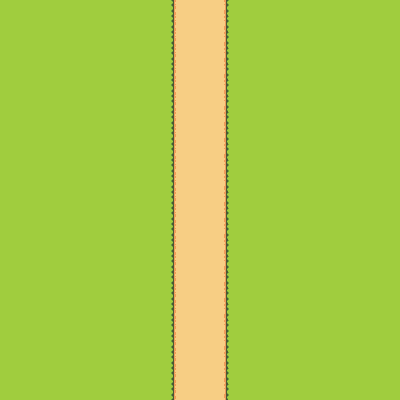

A level layout from a 2D game, rendered from its tile map. Below: a short description, then the map file with its tile-grid data intact:
An orthogonal 25x25 tile map with 16x16 px tiles, 1 tile layer (Tile Layer 1).

<map version="1.10" tiledversion="1.10.1" orientation="orthogonal" renderorder="right-down" width="25" height="25" tilewidth="16" tileheight="16" infinite="0" nextlayerid="2" nextobjectid="1">
 <tileset firstgid="1" source="topDown_baseTiles.tsx" />
 <layer id="1" name="Tile Layer 1" width="25" height="25">
  <data encoding="csv">
134,134,134,134,134,134,134,134,134,134,172,173,173,173,174,134,134,134,134,134,134,134,134,134,134,
134,134,134,134,134,134,134,134,134,134,172,173,173,173,174,134,134,134,134,134,134,134,134,134,134,
134,134,134,134,134,134,134,134,134,134,172,173,173,173,174,134,134,134,134,134,134,134,134,134,134,
134,134,134,134,134,134,134,134,134,134,172,173,173,173,174,134,134,134,134,134,134,134,134,134,134,
134,134,134,134,134,134,134,134,134,134,172,173,173,173,174,134,134,134,134,134,134,134,134,134,134,
134,134,134,134,134,134,134,134,134,134,172,173,173,173,174,134,134,134,134,134,134,134,134,134,134,
134,134,134,134,134,134,134,134,134,134,172,173,173,173,174,134,134,134,134,134,134,134,134,134,134,
134,134,134,134,134,134,134,134,134,134,172,173,173,173,174,134,134,134,134,134,134,134,134,134,134,
134,134,134,134,134,134,134,134,134,134,172,173,173,173,174,134,134,134,134,134,134,134,134,134,134,
134,134,134,134,134,134,134,134,134,134,172,173,173,173,174,134,134,134,134,134,134,134,134,134,134,
134,134,134,134,134,134,134,134,134,134,172,173,173,173,174,134,134,134,134,134,134,134,134,134,134,
134,134,134,134,134,134,134,134,134,134,172,173,173,173,174,134,134,134,134,134,134,134,134,134,134,
134,134,134,134,134,134,134,134,134,134,172,173,173,173,174,134,134,134,134,134,134,134,134,134,134,
134,134,134,134,134,134,134,134,134,134,172,173,173,173,174,134,134,134,134,134,134,134,134,134,134,
134,134,134,134,134,134,134,134,134,134,172,173,173,173,174,134,134,134,134,134,134,134,134,134,134,
134,134,134,134,134,134,134,134,134,134,172,173,173,173,174,134,134,134,134,134,134,134,134,134,134,
134,134,134,134,134,134,134,134,134,134,172,173,173,173,174,134,134,134,134,134,134,134,134,134,134,
134,134,134,134,134,134,134,134,134,134,172,173,173,173,174,134,134,134,134,134,134,134,134,134,134,
134,134,134,134,134,134,134,134,134,134,172,173,173,173,174,134,134,134,134,134,134,134,134,134,134,
134,134,134,134,134,134,134,134,134,134,172,173,173,173,174,134,134,134,134,134,134,134,134,134,134,
134,134,134,134,134,134,134,134,134,134,172,173,173,173,174,134,134,134,134,134,134,134,134,134,134,
134,134,134,134,134,134,134,134,134,134,172,173,173,173,174,134,134,134,134,134,134,134,134,134,134,
134,134,134,134,134,134,134,134,134,134,172,173,173,173,174,134,134,134,134,134,134,134,134,134,134,
134,134,134,134,134,134,134,134,134,134,172,173,173,173,174,134,134,134,134,134,134,134,134,134,134,
134,134,134,134,134,134,134,134,134,134,172,173,173,173,174,134,134,134,134,134,134,134,134,134,134
</data>
 </layer>
</map>
